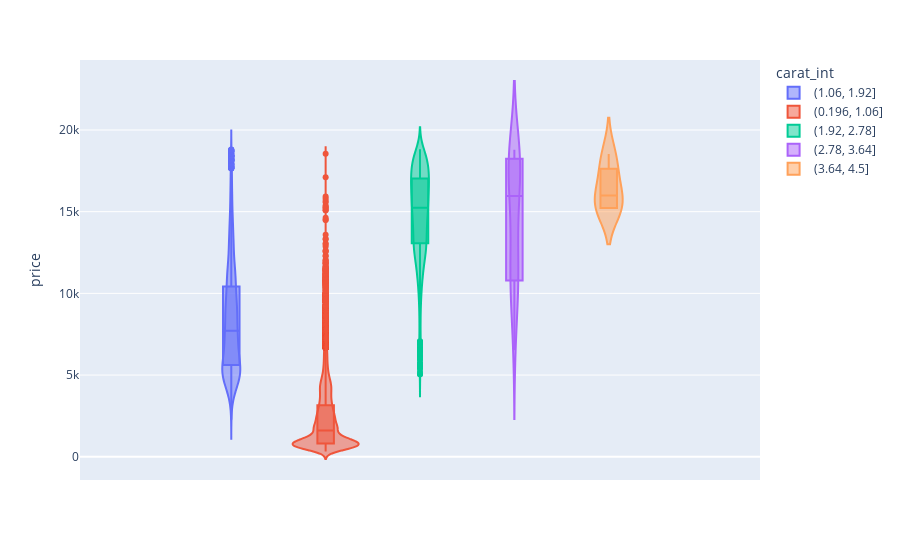

The cell this chart's notebook holds for it:
### Code cell
fig = px.violin(df, y="price", color="carat_int", box=True)
fig.show()

### Figure 1 — Plotly figure (JSON) as saved in the notebook; plotly's stock layout.template omitted (floating-point values rounded to 4 significant figures; data arrays with more than 128 entries replaced by an {"elided": "..."} marker saying what was removed)
{"data": [{"alignmentgroup": "True", "box": {"visible": true}, "hovertemplate": "carat_int=(1.06, 1.92]<br>price=%{y}<extra></extra>", "legendgroup": "(1.06, 1.92]", "marker": {"color": "#636efa"}, "name": "(1.06, 1.92]", "offsetgroup": "(1.06, 1.92]", "orientation": "v", "scalegroup": "True", "showlegend": true, "type": "violin", "x0": " ", "xaxis": "x", "y": {"elided": "7828 int values"}, "y0": " ", "yaxis": "y"}, {"alignmentgroup": "True", "box": {"visible": true}, "hovertemplate": "carat_int=(0.196, 1.06]<br>price=%{y}<extra></extra>", "legendgroup": "(0.196, 1.06]", "marker": {"color": "#EF553B"}, "name": "(0.196, 1.06]", "offsetgroup": "(0.196, 1.06]", "orientation": "v", "scalegroup": "True", "showlegend": true, "type": "violin", "x0": " ", "xaxis": "x", "y": {"elided": "30965 int values"}, "y0": " ", "yaxis": "y"}, {"alignmentgroup": "True", "box": {"visible": true}, "hovertemplate": "carat_int=(1.92, 2.78]<br>price=%{y}<extra></extra>", "legendgroup": "(1.92, 2.78]", "marker": {"color": "#00cc96"}, "name": "(1.92, 2.78]", "offsetgroup": "(1.92, 2.78]", "orientation": "v", "scalegroup": "True", "showlegend": true, "type": "violin", "x0": " ", "xaxis": "x", "y": {"elided": "1630 int values"}, "y0": " ", "yaxis": "y"}, {"alignmentgroup": "True", "box": {"visible": true}, "hovertemplate": "carat_int=(2.78, 3.64]<br>price=%{y}<extra></extra>", "legendgroup": "(2.78, 3.64]", "marker": {"color": "#ab63fa"}, "name": "(2.78, 3.64]", "offsetgroup": "(2.78, 3.64]", "orientation": "v", "scalegroup": "True", "showlegend": true, "type": "violin", "x0": " ", "xaxis": "x", "y": [6512, 18710, 10577, 10761, 16970, 18242, 18559, 18788, 15030, 16538, 16037, 18242, 10863, 12300, 14220, 9823, 15964, 18701, 8040, 16970, 9925, 12545, 18593, 10453, 18242, 12587, 18242], "y0": " ", "yaxis": "y"}, {"alignmentgroup": "True", "box": {"visible": true}, "hovertemplate": "carat_int=(3.64, 4.5]<br>price=%{y}<extra></extra>", "legendgroup": "(3.64, 4.5]", "marker": {"color": "#FFA15A"}, "name": "(3.64, 4.5]", "offsetgroup": "(3.64, 4.5]", "orientation": "v", "scalegroup": "True", "showlegend": true, "type": "violin", "x0": " ", "xaxis": "x", "y": [15984, 15223, 15223, 17329, 18531], "y0": " ", "yaxis": "y"}], "layout": {"autosize": true, "legend": {"title": {"text": "carat_int"}, "tracegroupgap": 0}, "margin": {"t": 60}, "violinmode": "group", "xaxis": {"anchor": "y", "autorange": true, "domain": [0, 1], "range": [-0.5037, 0.5037], "type": "category"}, "yaxis": {"anchor": "x", "autorange": true, "domain": [0, 1], "range": [-1424.0, 24280.0], "title": {"text": "price"}, "type": "linear"}}}
